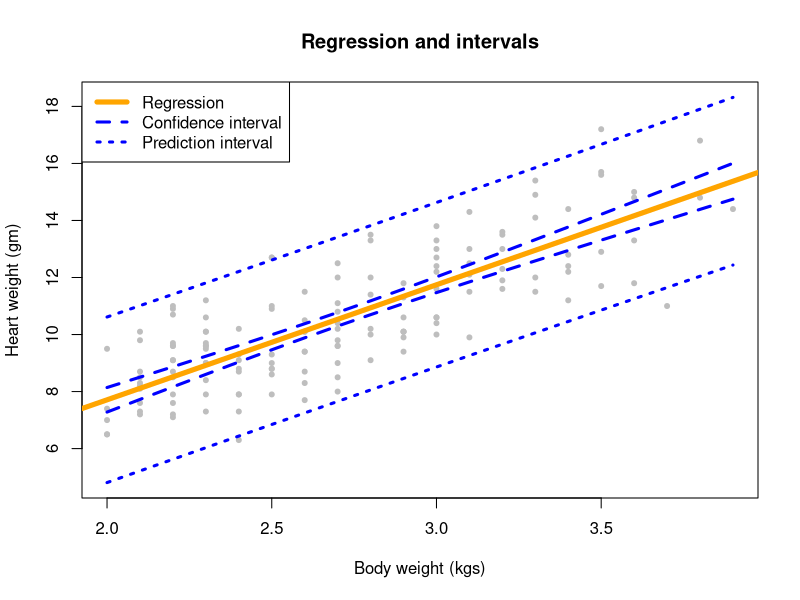
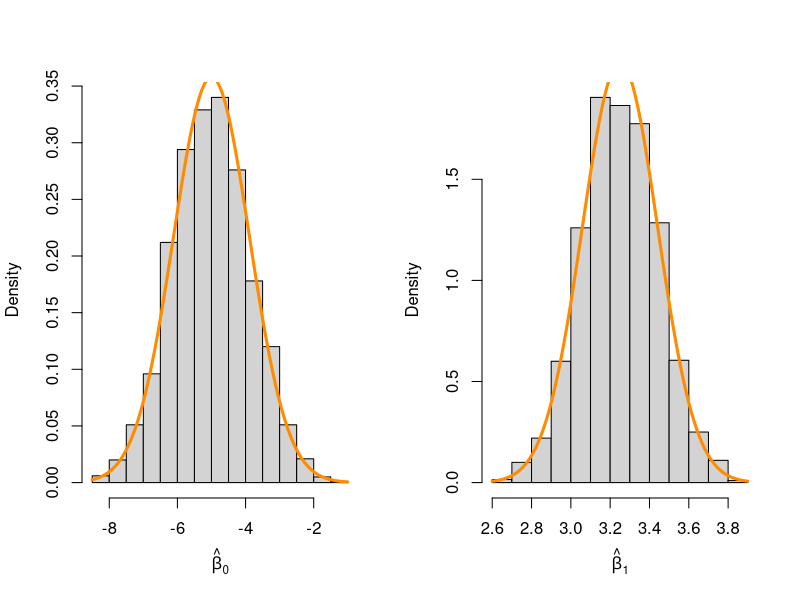

These figures' R source, in order:
## ---- chunk 1
library("MASS")
cats_model = lm(Hwt ~ Bwt, data = cats)
## ---- chunk 2
summary(cats_model)$coefficients["Bwt", "t value"]
## ---- chunk 3
p_value = summary(cats_model)$coefficients["Bwt", "Pr(>|t|)"]
p_value
## ---- chunk 4
confint(object = cats_model, parm = "Bwt", level = 0.95)
## ---- chunk 5
cInt = confint(object = cats_model, parm = "Bwt", level = 0.95)
cInt
## ---- chunk 6
cInt = confint(object = cats_model, parm = "(Intercept)", level = 0.90)
cInt
## ---- chunk 7
newdata = data.frame(Bwt = c(2.1, 2.8))
p = predict(object = cats_model, newdata = newdata, level = 0.9, interval = c("confidence"))
range = data.frame(range = c(p[1, "upr"] - p [1, "lwr"], p[2, "upr"] - p [2, "lwr"]))
cbind(p, range = range, Bwt = newdata)
## ---- chunk 8
newdata = data.frame(Bwt = c(2.8, 4.2))
p = predict(object = cats_model, newdata = newdata, level = 0.9, interval = c("prediction"))
cbind(p, Bwt = newdata)

## ---- chunk 9
beta_0_hat = cats_model$coefficients["(Intercept)"]
beta_1_hat = cats_model$coefficients["Bwt"]

newdata = data.frame(Bwt = seq(min(cats$Bwt), max(cats$Bwt), 0.1))
conf = predict(cats_model, newdata = newdata, level = 0.95, interval = c("confidence"))
pred = predict(cats_model, newdata = newdata, level = 0.95, interval = c("prediction"))

plot(Hwt ~ Bwt,
     data = cats,
     xlab = "Body weight (kgs)",
     ylab = "Heart weight (gm)",
     main = "Regression and intervals",
     col = "grey",
     pch = 20,
     ylim = c(min(pred), max(pred)))

abline(beta_0_hat, beta_1_hat, col = "Orange", lwd = 5, lty = 1)
lines(newdata$Bwt, conf[,"lwr"], col = "blue", lwd = 3,  lty = 2)
lines(newdata$Bwt, conf[,"upr"], col = "blue", lwd = 3,  lty = 2)
lines(newdata$Bwt, pred[,"lwr"], col = "blue", lwd = 3,  lty = 3)
lines(newdata$Bwt, pred[,"upr"], col = "blue", lwd = 3,  lty = 3)
legend("topleft", legend=c("Regression", "Confidence interval", "Prediction interval"), col=c("orange", "blue", "blue"), lty = 1:3, lwd = c(5,3,3))
## ---- chunk 10
beta_hat_1 = summary(cats_model)$coefficients["Bwt", "Estimate"]
beta_1 = 4

# Standard error of beta_1 is calculated as "(Residual standard error) / sqrt(Sxx)". Here RSE is std dev of errors in predictions.
# This value is also available in summary of model against Estimated of Bwt
se_beta_1 = summary(cats_model)$coefficients["Bwt", "Std. Error"]
t_value = (beta_hat_1 - beta_1)/ se_beta_1
t_value
## ---- chunk 11
p_value = 2 * pt(t_value, df = length(cats$Bwt) - 2, lower.tail = FALSE)
p_value
## ---- chunk 12
data(Ozone, package = "mlbench")
Ozone = Ozone[, c(4, 6, 7, 8)]
colnames(Ozone) = c("ozone", "wind", "humidity", "temp")
Ozone = Ozone[complete.cases(Ozone), ]
## ---- chunk 13
ozone_wind_model = lm(ozone ~ wind, data = Ozone)
## ---- chunk 14
summary(ozone_wind_model)$coefficients["wind", "t value"]
## ---- chunk 15
summary(ozone_wind_model)$coefficients["wind", "Pr(>|t|)"]
## ---- chunk 16
confint(object = ozone_wind_model, parm = "wind", level = 0.99)
## ---- chunk 17
ozone_temp_model = lm(ozone ~ temp, data = Ozone)
## ---- chunk 18
summary(ozone_temp_model)$coefficients["temp", "t value"]
## ---- chunk 19
summary(ozone_temp_model)$coefficients["temp", "Pr(>|t|)"]
## ---- chunk 20
confint(object = ozone_temp_model, parm = "temp", level = 0.99)
## ---- chunk 21
birthday = 18691002
set.seed(birthday)
n = 50
x = seq(0, 10, length = n)
## ---- chunk 22
simCount = 2000
beta_0 = -5
beta_1 = 3.25
var = 16

beta_0_hats = rep(0, simCount)
beta_1_hats = rep(0, simCount)

for (i in 1:simCount){
  eps = rnorm(n = n, mean = 0, sd = sqrt(var))
  y = beta_0 + beta_1 * x + eps
  model = lm(y ~ x)
  
  beta_0_hats[i] = coef(model)[1]
  beta_1_hats[i] = coef(model)[2]
}
## ---- chunk 23
Sxx = sum((x - mean(x)) ^ 2)
var_true_beta_1_hats = var / Sxx
var_true_beta_0_hats = var * (1/ n + (mean(x) ^ 2)/ Sxx)

beta_0_summary = c(beta_0, mean(beta_0_hats), sqrt(var_true_beta_0_hats), sd(beta_0_hats))
beta_1_summary = c(beta_1, mean(beta_1_hats), sqrt(var_true_beta_1_hats), sd(beta_1_hats))
sim_summary = data.frame(beta_0_summary, beta_1_summary)

colnames(sim_summary) = c("beta_0_hat", "beta_1_hat")
rownames(sim_summary) = c("True expected", "Simulation mean", "True Std Dev", "Simulation Sd")

library(knitr)
kable(x = sim_summary, align = 'c')
## ---- chunk 24
par(mfrow=c(1,2))
hist(beta_0_hats, main = "", prob = TRUE, xlab = expression(hat(beta)[0]))
curve(dnorm(x, mean = beta_0, sd = sqrt(var_true_beta_0_hats)), col = "darkorange", add = TRUE, lwd = 3)

hist(beta_1_hats, main = "", prob = TRUE, xlab = expression(hat(beta)[1]))
curve(dnorm(x, mean = beta_1, sd = sqrt(var_true_beta_1_hats)), col = "darkorange", add = TRUE, lwd = 3)
## ---- chunk 25
birthday = 18691002
set.seed(birthday)
n = 25
x = seq(0, 2.5, length = n)
## ---- chunk 26
simCount = 2500
beta_0 = 5
beta_1 = 2
var = 9

s_es = rep(0, simCount)
beta_1_hats = rep(0, simCount)

for (i in 1:simCount){
  eps = rnorm(n = n, mean = 0, sd = sqrt(var))
  y = beta_0 + beta_1 * x + eps
  model = lm(y ~ x)
  
  # Note for myself: Std error against predictor in summary(model) is "Residual error of predictions / sqrt(Sxx)"
  # Had we stored std error of beta_1 then we would not have to calculate Sxx in the conf interval calculation.
  # s_es[i] = summary(model)$coefficients["x", "Std. Error"]
  
  s_es[i] = summary(model)$sigma
  beta_1_hats[i] = coef(model)[2]
}
## ---- chunk 27
Sxx = sum((x - mean(x))^2)
crit = qt(p = 0.975, df = n -2)

# Note: We actually did not need to use Sxx if we had stored standard errors of beta_1 instead
lower_95 = beta_1_hats - crit * s_es / sqrt(Sxx)
upper_95 = beta_1_hats + crit * s_es / sqrt(Sxx)
## ---- chunk 28
mean(beta_1 >= lower_95 & beta_1 <= upper_95)
## ---- chunk 29
1 - mean(0 >= lower_95 & 0 <= upper_95)
## ---- chunk 30
crit = qt(p = 0.995, df = n -2)

# Note: We actually did not need to use Sxx if we had stored standard errors of beta_1 instead
lower_99 = beta_1_hats - crit * s_es / sqrt(Sxx)
upper_99 = beta_1_hats + crit * s_es / sqrt(Sxx)
## ---- chunk 31
mean(beta_1 >= lower_99 & beta_1 <= upper_99)
## ---- chunk 32
1 - mean(0 >= lower_99 & 0 <= upper_99)
## ---- chunk 33
calc_pred_int = function(model, newdata, level = 0.95){
  n = nrow(model$model)
  
  y_hat = predict(model, newdata = newdata)
  crit = qt(p = level + (1 - level)/2, df = n - 2)
  
  predictorName = colnames(newdata)[1]
  
  # We cannot calculate mean over data frame, therefore we are converting it to a vector.
  # it would be simpler if we could use name of column directly
  x = as.double(model$model[,predictorName])
  
  Sxx = sum((x-mean(x))^2)
  
  # Note that we need standard error of x not beta_0 or beta_1
  s_e = summary(model)$sigma
  
  margin = crit * s_e * sqrt(1 + 1/ n + ((newdata - mean(x))^2) / Sxx)
  
  c(estimate = y_hat, lower = y_hat - margin, upper = y_hat + margin)
}
## ---- chunk 34
newcat_1 = data.frame(Bwt = 4.0)
calc_pred_int(cats_model, newcat_1)
## ---- chunk 35
# Verifying if output is consistent with Predict method

predict(object = cats_model, newdata = newcat_1, level = 0.95, interval = c("prediction"))
## ---- chunk 36
newcat_2 = data.frame(Bwt = 3.3)
calc_pred_int(cats_model, newcat_2, level = 0.90)
## ---- chunk 37
# Verifying if output is consistent with Predict method

predict(object = cats_model, newdata = newcat_2, level = 0.90, interval = c("prediction"))
